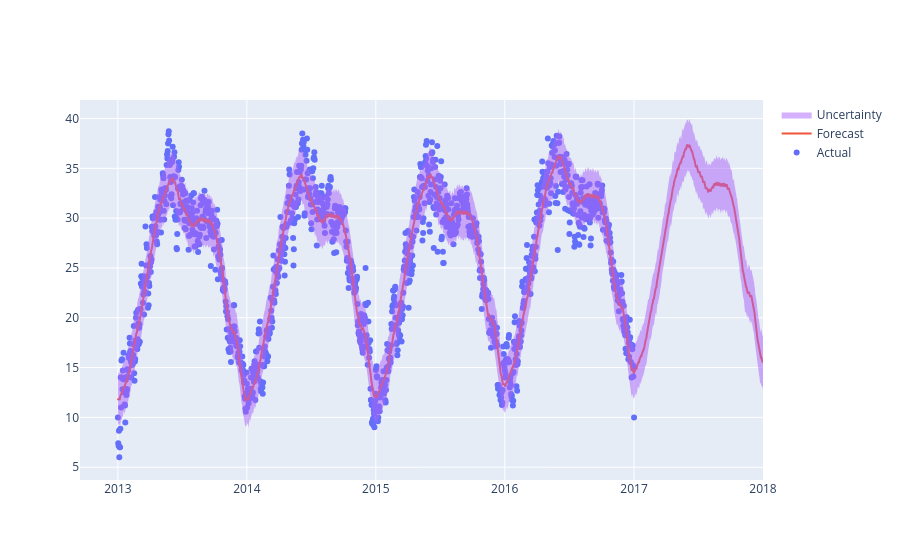

The code cell stored with this chart in its notebook:
### Markdown cell above
## Plotly:

### Code cell
import plotly.graph_objects as go

fig = go.Figure()

# Actual values
fig.add_trace(go.Scatter(
    x=df["ds"],
    y=df["y"],
    mode="markers",
    name = "Actual"
))
# Forecast
fig.add_trace(go.Scatter(
    x=forecast["ds"],
    y=forecast["yhat"],
    mode="lines",
    name="Forecast"
))

# Uncertainty interval
fig.add_trace(go.Scatter(
    x=forecast["ds"],
    y=forecast["yhat_upper"],
    mode="lines",
    line=dict(width=0),
    showlegend=False
))

fig.add_trace(go.Scatter(
    x=forecast["ds"],
    y=forecast["yhat_lower"],
    mode="lines",
    fill="tonexty",
    line=dict(width=0),
    name="Uncertainty"
))

fig.show()

### Figure 1 — Plotly figure (JSON) as saved in the notebook; plotly's stock layout.template omitted (floating-point values rounded to 4 significant figures; data arrays with more than 128 entries replaced by an {"elided": "..."} marker saying what was removed)
{"data": [{"mode": "markers", "name": "Actual", "type": "scatter", "x": {"elided": "1462 str values"}, "y": {"elided": "1462 float values"}}, {"mode": "lines", "name": "Forecast", "type": "scatter", "x": {"elided": "1827 str values"}, "y": {"elided": "1827 float values"}}, {"line": {"width": 0}, "mode": "lines", "showlegend": false, "type": "scatter", "x": {"elided": "1827 str values"}, "y": {"elided": "1827 float values"}}, {"fill": "tonexty", "line": {"width": 0}, "mode": "lines", "name": "Uncertainty", "type": "scatter", "x": {"elided": "1827 str values"}, "y": {"elided": "1827 float values"}}], "layout": {}}
